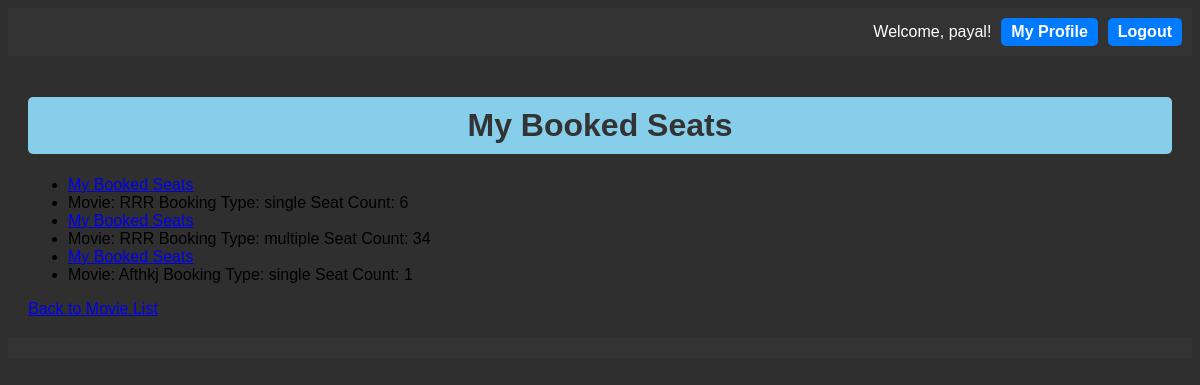
The app's page /my_bookings/ (signed in), older data.
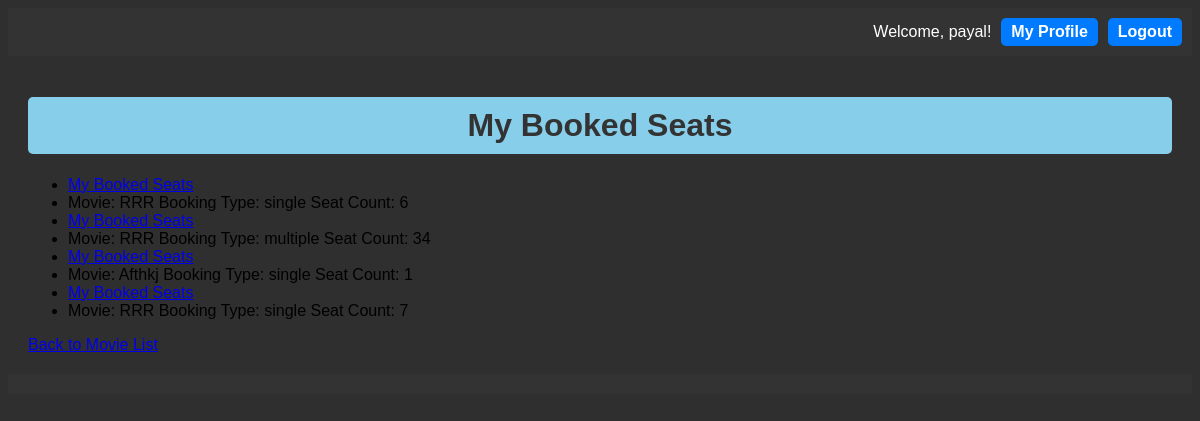
The same page, newer data.
### movie_booking/models.py (models this page shows, shortened)
class CustomUser(AbstractBaseUser, PermissionsMixin):
    username = models.CharField(max_length=150, unique=True)
    email = models.EmailField(unique=True)
    first_name = models.CharField(max_length=30)
    last_name = models.CharField(max_length=30)
    is_active = models.BooleanField(default=True)
    is_staff = models.BooleanField(default=False)
    objects = CustomUserManager()
    USERNAME_FIELD = 'username'
    EMAIL_FIELD = 'email'
    REQUIRED_FIELDS = ['email', 'first_name', 'last_name']

class Booking(models.Model):
    user = models.ForeignKey(CustomUser, on_delete=models.CASCADE)
    movie = models.ForeignKey(Movie, on_delete=models.CASCADE)
    booking_type = models.CharField(max_length=10)  # 'single' or 'multiple'
    seat_count = models.PositiveIntegerField(default=100)
    ticket_count = models.PositiveIntegerField(default=0)
    timestamp = models.DateTimeField(auto_now_add=True)

class Movie(models.Model):
    title = models.CharField(max_length=100)
    description = models.TextField()
    total_seats = models.PositiveIntegerField(default=100)
    release_date = models.DateField()
    seats_available = models.PositiveIntegerField()
    seats_booked = models.PositiveIntegerField(default=0)

### movie_booking/views.py (the view)
# urls.py: path('my_bookings/', views.my_bookings, name='my_bookings'),
@login_required
def my_bookings(request):
    user = request.user
    bookings = Booking.objects.filter(user=user)
    return render(request, 'movie_booking/my_bookings.html', {'bookings': bookings})

### movie_booking/templates/movie_booking/my_bookings.html
{% extends 'base.html' %}
{% load static%}
{% block content %}
<h1>My Booked Seats</h1>
<ul>
    {% for booking in bookings %}
    <li><a href="{% url 'my_bookings' %}">My Booked Seats</a></li>
        <li>
            Movie: {{ booking.movie.title }}
            Booking Type: {{ booking.booking_type }}
            Seat Count: {{ booking.seat_count }}
        </li>
    {% empty %}
        <p>No bookings found.</p>
    {% endfor %}
</ul>
<a href="{% url 'movie_list' %}">Back to Movie List</a>
{% endblock %}

### movie_booking/templates/base.html (shortened to what this page needs)
{% load static %}
<!DOCTYPE html>
<html lang="en">
<head>
    <link rel="stylesheet" type="text/css" href="{% static 'movie_booking/styles.css' %}">
</head>
<body>
    <header class="header">
        <div class="container">
            <div class="user-info">
                {% if user.is_authenticated %}
                    <span>Welcome, {{ user.username }}!</span>
                    <a href="{% url 'profile' %}" class="btn">My Profile</a>
                    <a href="{% url 'logout' %}" class="btn">Logout</a>
                {% else %}
                    <a href="{% url 'login' %}" class="btn">Login</a>
                    <a href="{% url 'signup' %}" class="btn">Signup</a>
                {% endif %}
            </div>
        </div>
    </header>
    <main class="content">
        <div class="container">
            {% block content %}
            {% endblock %}
        </div>
    </main>
    <footer class="footer">
    </footer>
</body>
</html>

### movie_booking/static/movie_booking/styles.css (style rules this page uses)
body { font-family: Arial, sans-serif; background-color: #2f2f2f; }
.header { background-color: #333; color: #fff; padding: 10px; text-align: right; }
h1, h2, h3 { background-color: #87ceeb; color: #333; padding: 10px; border-radius: 5px; text-align: center; }
.btn { text-decoration: none; padding: 8px 16px; border-radius: 5px; font-weight: bold; cursor: pointer; transition: background-color 0.3s; }
.user-info { display: flex; justify-content: flex-end; align-items: center; }
.user-info .btn { margin-left: 10px; text-decoration: none; padding: 5px 10px; background-color: #007bff; color: #fff; border-radius: 5px; }
.content { padding: 20px; }
.footer { background-color: #333; color: #fff; padding: 10px; text-align: center; }

Row changes from the older to the newer data that the page shows:
added Booking: movie "RRR", booking_type "single", seat_count "7"
